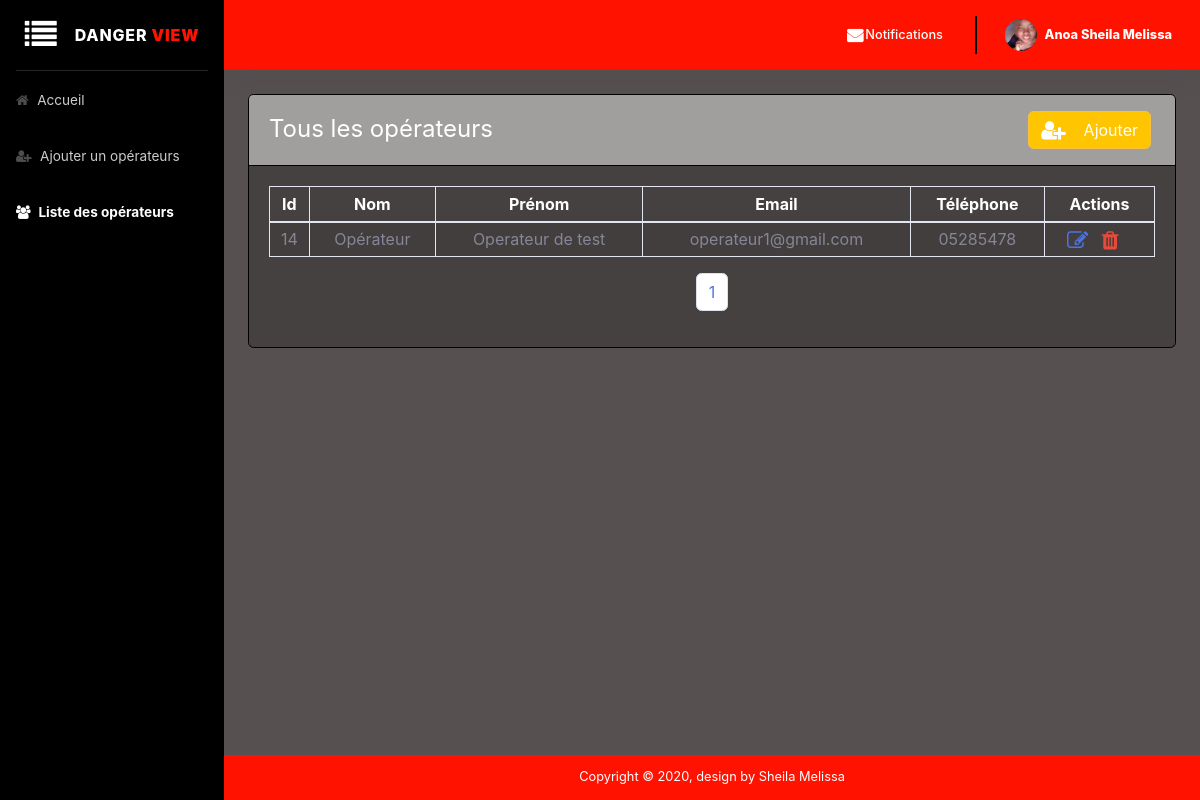
Page /admin/liste-operateur.php (signed in) on the earlier database version.
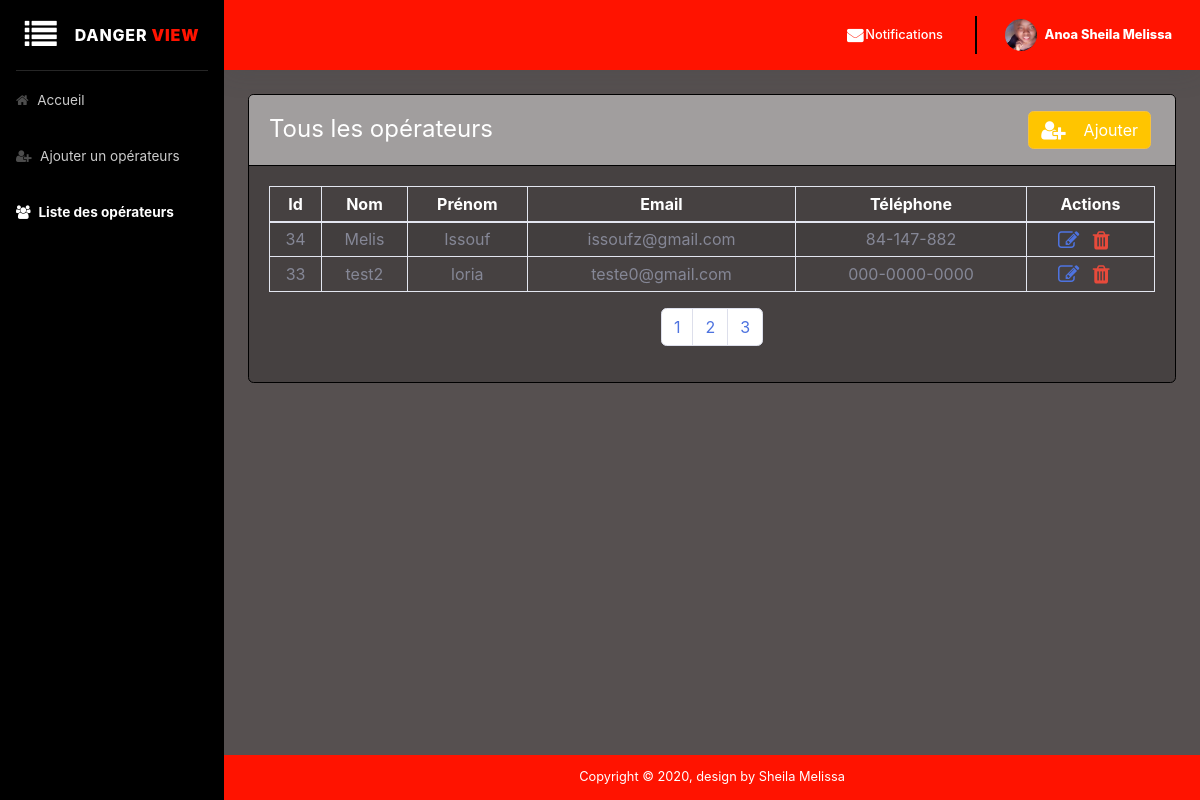
Same page on the later database version.
### tables this page shows
CREATE TABLE `utilisateurs` (
  `id` int(11) NOT NULL,
  `nom` varchar(255) NOT NULL,
  `prenom` varchar(255) NOT NULL,
  `genre` varchar(255) NOT NULL,
  `contact` varchar(255) NOT NULL,
  `adresse` varchar(255) NOT NULL,
  `email` varchar(255) NOT NULL,
  `motDePasse` varchar(255) NOT NULL,
  `dateInscription` datetime NOT NULL DEFAULT current_timestamp(),
  `idRole` int(11) NOT NULL,
  `image` varchar(150) DEFAULT NULL
);

### admin/liste-operateur.php (the view, shortened to what this page needs)
<!DOCTYPE html>
<html lang="fr">
<head>
    <link href="https://stackpath.bootstrapcdn.com/font-awesome/4.7.0/css/font-awesome.min.css" rel="stylesheet" type="text/css">
    <link rel="stylesheet" type="text/css" href="https://cdn.datatables.net/1.10.18/css/dataTables.bootstrap4.min.css">
    <link href="../css/bootstrap.min.css" rel="stylesheet">
</head>
<body id="page-top">
    <div id="wrapper">
        <ul class="navbar-nav sidebar sidebar-dark accordion" id="accordionSidebar" style="background: #000 !important;">
            <span class="sidebar-brand d-flex align-items-center justify-content-center">
            <div class="sidebar-brand-icon" style="cursor: pointer;">
                <i class="fa fa-list" aria-hidden="true" id="sidebarToggle"></i>
              </div>
            <div class="sidebar-brand-text">
               &nbsp;&nbsp;&nbsp; Danger <b style="color: #ff1300;">view</b>
            </div>
          </span>
            <hr class="sidebar-divider my-0">
            <li class="nav-item">
                <a class="nav-link" href="./admin_home.php">
                    <i class="fa fa-home" aria-hidden="true"></i>
                    <span>Accueil</span></a>
            </li>
            <li class="nav-item">
                <a class="nav-link" href="./ajouter-operateur.php">
                    <i class="fa fa-user-plus" aria-hidden="true"></i>
                    <span>Ajouter un opérateurs</span>
                </a>
            </li>
            <li class="nav-item active">
                <a class="nav-link" href="./liste-operateur.php">
                    <i class="fa fa-users" aria-hidden="true"></i>
                    <span>Liste des opérateurs</span></a>
            </li>
        </ul>
        <div id="content-wrapper" class="d-flex flex-column">
            <div id="content">
                <nav class="navbar navbar-expand navbar-light bg-white topbar mb-4 static-top shadow" style="background: #ff1300 !important;font-weight: 700;">
                    <ul class="navbar-nav ml-auto">
                        <li class="nav-item dropdown no-arrow mx-1">
                            <a class="nav-link dropdown-toggle" href="#" id="messagesDropdown" role="button" data-toggle="dropdown" aria-haspopup="true" aria-expanded="false">
                                <i class="fa fa-envelope fa-fw" style="color: #fff !important;font-weight: bold;"></i>
                                <span class="d-none d-lg-inline text-gray-600 small" style="color: #fff !important;font-weight: 500;">Notifications</span>
                            </a>
                        </li>
                        <div class="topbar-divider d-none d-sm-block"></div>
                        <li class="nav-item dropdown no-arrow">
                            <a class="nav-link dropdown-toggle" href="#" id="userDropdown" role="button" data-toggle="dropdown" aria-haspopup="true" aria-expanded="false">
                                <img class="img-profile rounded-circle" src="../img/user.png">&nbsp;&nbsp;
                                <span class="d-none d-lg-inline text-gray-600 small" style="color: #fff !important;font-weight: 800;">
                                <?= htmlspecialchars($_SESSION["prenom"]); ?>
                            </span>
                            </a>
                        </li>
                    </ul>
                </nav>
                <div class="container-fluid">
                    <div class="card mb-4">
                        <div class="h4 card-header font-weight-normal" style="background: #a19e9e !important">
                            <div class="row">
                                <div class="col-lg-6">
                                    <h4 class="mt-2 text-white">Tous les opérateurs</h4>
                                </div>
                                <div class="col-lg-6">
                                    <a href="ajouter-operateur.php">
                                    <button type="button" class="btn btn-warning m-1 float-right" style="background: #ffc500!important; color:#fff;">
                                        <i class="fa fa-user-plus fa-lg"></i>
                                        &nbsp;&nbsp; Ajouter
                                    </button>
                                    </a>
                                </div>
                            </div>
                        </div>
                        <?php
                            require_once '../php/db.php';
                            $limit = 2;
                            $query = "SELECT count(*) FROM utilisateurs";
                            $s = $db->query($query);
                            $total_results = $s->fetchColumn();
                            $total_pages = ceil($total_results/$limit);
                            if (!isset($_GET['page'])) {
                                $page = 1;
                            } else{
                                $page = $_GET['page'];
                            }
                            $starting_limit = ($page-1)*$limit;
                            $sql = "SELECT utilisateurs.id,utilisateurs.nom,utilisateurs.prenom,utilisateurs.contact,utilisateurs.email,utilisateurs.adresse FROM utilisateurs LEFT JOIN roles ON roles.id=utilisateurs.idRole WHERE roles.intituleRole = 'ROLE_OPERATEUR' ORDER BY id DESC LIMIT {$starting_limit},{$limit}";
                            $query = $db->prepare($sql);
                            $query->execute();
                            $data = $query->fetchAll();
                        ?>
                            <div class="card-body">
                                <div class="row">
                                    <div class="col-lg-12">
                                        <div class="table-responsive">
                                            <table id="user_data" class="table table-striped table-sm table-bordered" style="color: #fff;">
                                                <thead>
                                                    <tr class="text-center">
                                                        <th>Id</th>
                                                        <th>Nom</th>
                                                        <th>Prénom</th>
                                                        <th>Email</th>
                                                        <th>Téléphone</th>
                                                        <th>Actions</th>
                                                    </tr>
                                                </thead>
                                                <tbody>
                                                    <tbody class="text-center text-secondary">
                                                        <?php  foreach($data as $results): ?>
                                                        <tr>
                                                            <td>
                                                                <?= $results['id']; ?>
                                                            </td>
                                                            <td>
                                                                <?= $results["nom"]; ?>
                                                            </td>
                                                            <td>
                                                                <?=  $results["prenom"]; ?>
                                                            </td>
                                                            <td>
                                                                <?=  $results["email"]; ?>
                                                            </td>
                                                            <td>
                                                                <?=  $results["contact"]; ?>
                                                            </td>
                                                            <td>
                                                                <a href="mettre-operateur-jour.php?id=<?php echo htmlentities($results["id"]); ?>" type="button" class="text-primary">
                                                                    <i class="fa fa-edit fa-lg"></i>
                                                                </a>&nbsp;&nbsp;
                                                                <a class="delete text-danger" id='del_<?= $results["id"] ?>' data-id='<?= $results["id"] ?>'>
                                                                    <i class="fa fa-trash fa-lg"></i>
                                                                </a>&nbsp;&nbsp;
                                                            </td>
                                                        </tr>
                                                        <?php endforeach; ?>
                                                    </tbody>
                                            </table>
                                            <nav aria-label="pagination">
                                                <ul class="pagination justify-content-center">
                                                    <?php for ($page=1; $page <= $total_pages ; $page++): ?>
                                                        <li class="page-item"><a class="page-link active" href="<?php echo "?page=$page"; ?>"><?php  echo $page; ?></a></li>
                                                    <?php endfor; ?>
                                                </ul>
                                            </nav>
                                        </div>
                                    </div>
                                </div>
                            </div>
                    </div>
                </div>
            </div>
            <footer class="sticky-footer bg-white">
                <div class="container">
                    <div class="copyright text-center">
                        <span>Copyright &copy; 2020, design by Sheila Melissa</span>
                    </div>
                </div>
            </footer>
        </div>
    </div>
</body>
</html>

Differences in the rows shown:
removed utilisateurs: id "14", nom "Opérateur", prenom "Operateur de test", email "operateur1@gmail.com", contact "05285478"
added utilisateurs: id "34", nom "Melis", prenom "Issouf", email "issoufz@gmail.com", contact "84-147-882"
added utilisateurs: id "33", nom "test2", prenom "loria", email "teste0@gmail.com", contact "000-0000-0000"
Other differences:
new list line: "2"
new list line: "3"
